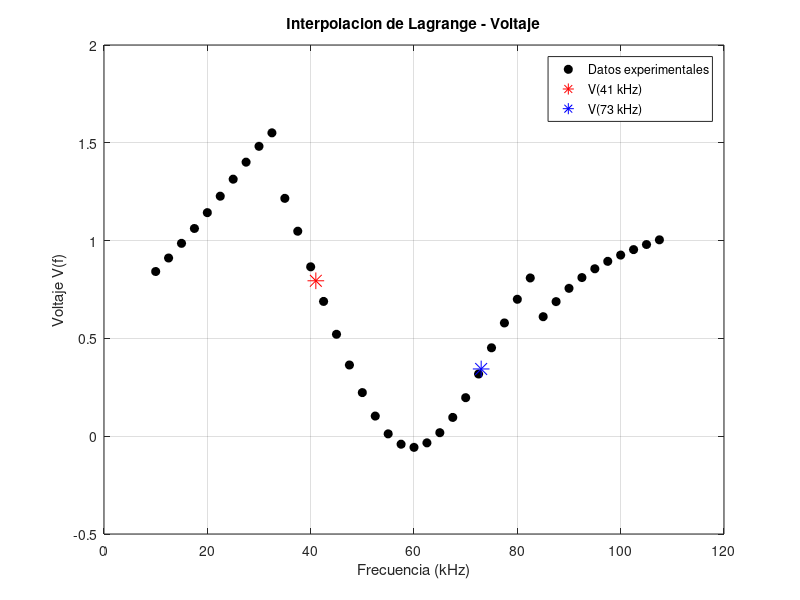
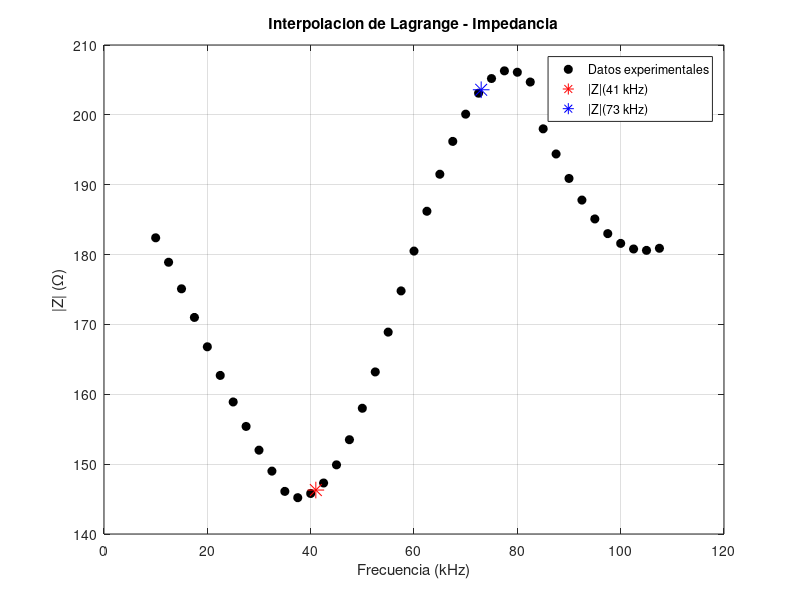

The MATLAB source for these figures, in order:
clc;
clear;
close all;

%% DATOS EXPERIMENTALES

f = [10 12.5 15 17.5 20 22.5 25 27.5 30 32.5 ...
    35 37.5 40 42.5 45 47.5 50 52.5 55 57.5 ...
    60 62.5 65 67.5 70 72.5 75 77.5 80 82.5 ...
    85 87.5 90 92.5 95 97.5 100 102.5 105 107.5];

V = [0.842 0.911 0.986 1.062 1.143 1.227 1.314 1.401 ...
    1.482 1.551 1.216 1.048 0.866 0.689 0.521 0.364 ...
    0.223 0.103 0.012 -0.041 -0.057 -0.034 0.018 ...
    0.096 0.197 0.318 0.452 0.579 0.700 0.809 ...
    0.611 0.688 0.756 0.811 0.856 0.894 0.926 ...
    0.954 0.980 1.004];

Z = [182.4 178.9 175.1 171.0 166.8 162.7 158.9 155.4 ...
    152.0 149.0 146.1 145.2 145.8 147.3 149.9 153.5 ...
    158.0 163.2 168.9 174.8 180.5 186.2 191.5 196.2 ...
    200.1 203.1 205.2 206.3 206.1 204.7 198.0 194.4 ...
    190.9 187.8 185.1 183.0 181.6 180.8 180.6 180.9];

%% FUNCION DE LAGRANGE

lagrange = @(x,y,xp) ...
    y(1)*((xp-x(2))*(xp-x(3)))/((x(1)-x(2))*(x(1)-x(3))) + ...
    y(2)*((xp-x(1))*(xp-x(3)))/((x(2)-x(1))*(x(2)-x(3))) + ...
    y(3)*((xp-x(1))*(xp-x(2)))/((x(3)-x(1))*(x(3)-x(2)));

%% INTERPOLACIONES

% Voltaje
V41 = lagrange([37.5 40 42.5],[1.048 0.866 0.689],41);

V73 = lagrange([70 72.5 75],[0.197 0.318 0.452],73);

% Impedancia
Z41 = lagrange([37.5 40 42.5],[145.2 145.8 147.3],41);

Z73 = lagrange([70 72.5 75],[200.1 203.1 205.2],73);

%% RESULTADOS

fprintf('----- INTERPOLACION DE LAGRANGE -----\n\n');

fprintf('V(41.0 kHz) = %.4f V\n',V41);

fprintf('V(73.0 kHz) = %.4f V\n\n',V73);

fprintf('|Z|(41.0 kHz) = %.4f Ohm\n',Z41);

fprintf('|Z|(73.0 kHz) = %.4f Ohm\n',Z73);

%% GRAFICA VOLTAJE

figure;

plot(f,V,'ko','MarkerFaceColor','k');
hold on;

plot(41,V41,'r*','MarkerSize',12);
plot(73,V73,'b*','MarkerSize',12);

xlabel('Frecuencia (kHz)');
ylabel('Voltaje V(f)');
title('Interpolacion de Lagrange - Voltaje');

legend('Datos experimentales',...
    'V(41 kHz)',...
    'V(73 kHz)');

grid on;

%% GRAFICA IMPEDANCIA

figure;

plot(f,Z,'ko','MarkerFaceColor','k');
hold on;

plot(41,Z41,'r*','MarkerSize',12);
plot(73,Z73,'b*','MarkerSize',12);

xlabel('Frecuencia (kHz)');
ylabel('|Z| (\Omega)');
title('Interpolacion de Lagrange - Impedancia');

legend('Datos experimentales',...
    '|Z|(41 kHz)',...
    '|Z|(73 kHz)');

grid on;
